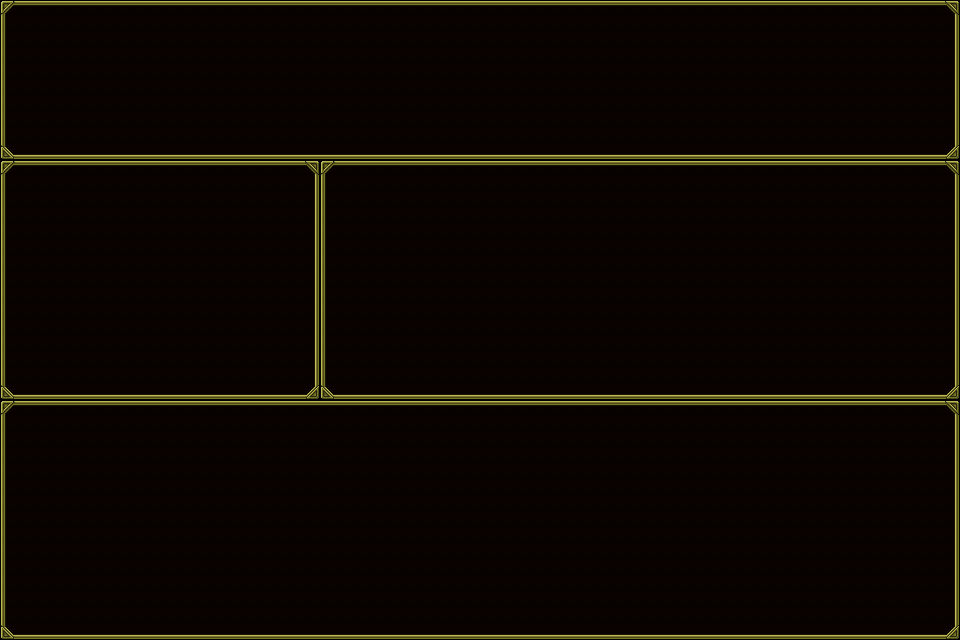

This game map was drawn from its Tiled (.tmx) file and the tilesets committed beside it. A one-line description and the trimmed map source follow:
An orthogonal 60x40 tile map with 16x16 px tiles, 2 tile layers (behind, bront).

<map version="1.0" orientation="orthogonal" width="60" height="40" tilewidth="16" tileheight="16">
 <tileset firstgid="1" name="Window_a_00" tilewidth="16" tileheight="16">
  <image source="Window_a_00.png" width="128" height="128" />
 </tileset>
 <layer name="behind" width="60" height="40" opacity="0.49">
  <data>[2400 cells, 2400 non-empty, 1 distinct tile ids]</data>
 </layer>
 <layer name="bront" width="60" height="40">
  <data>[2400 cells, 454 non-empty, 8 distinct tile ids]</data>
 </layer>
</map>
